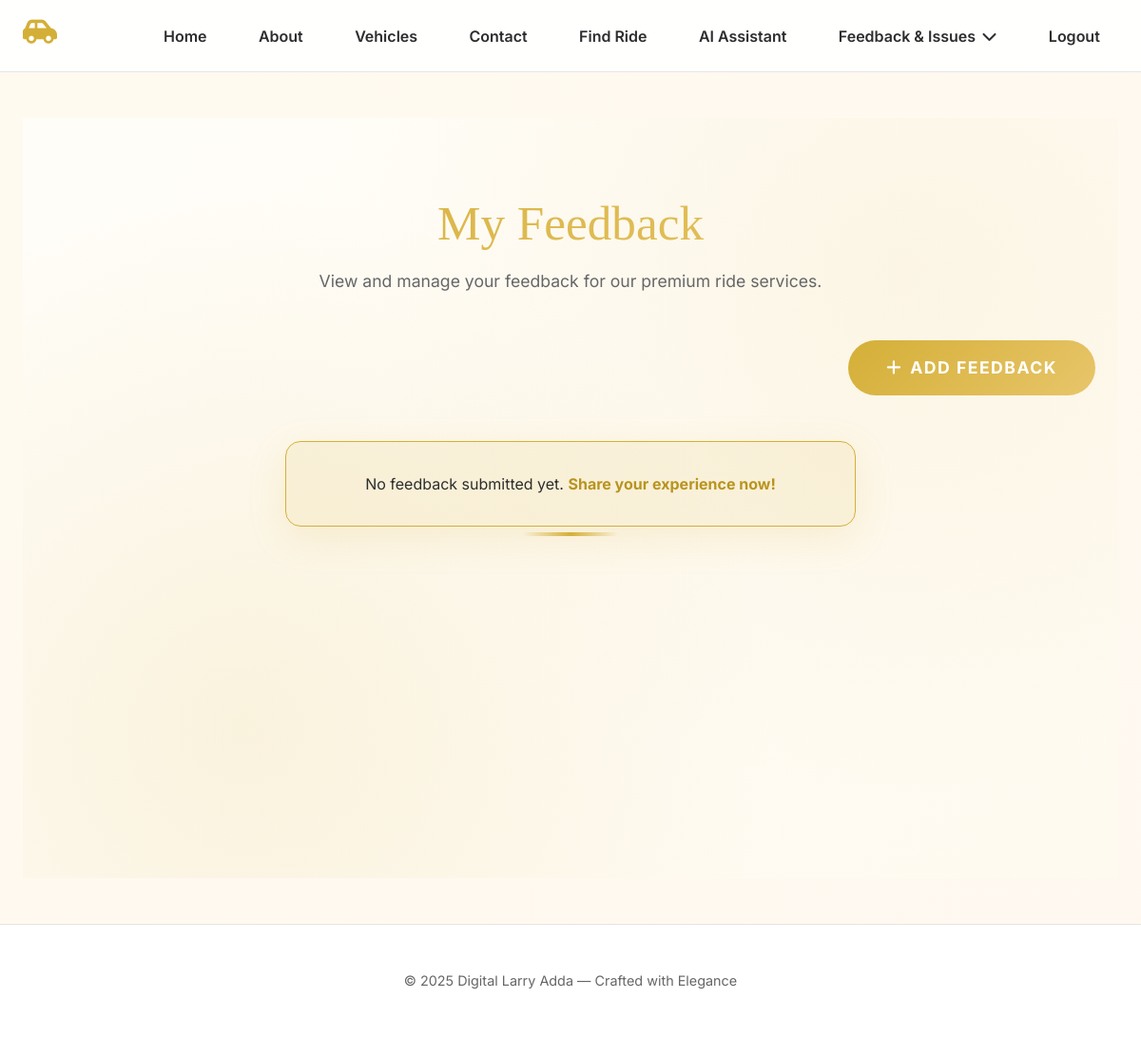
Page /feedbacks/ (signed in) on the earlier database version.
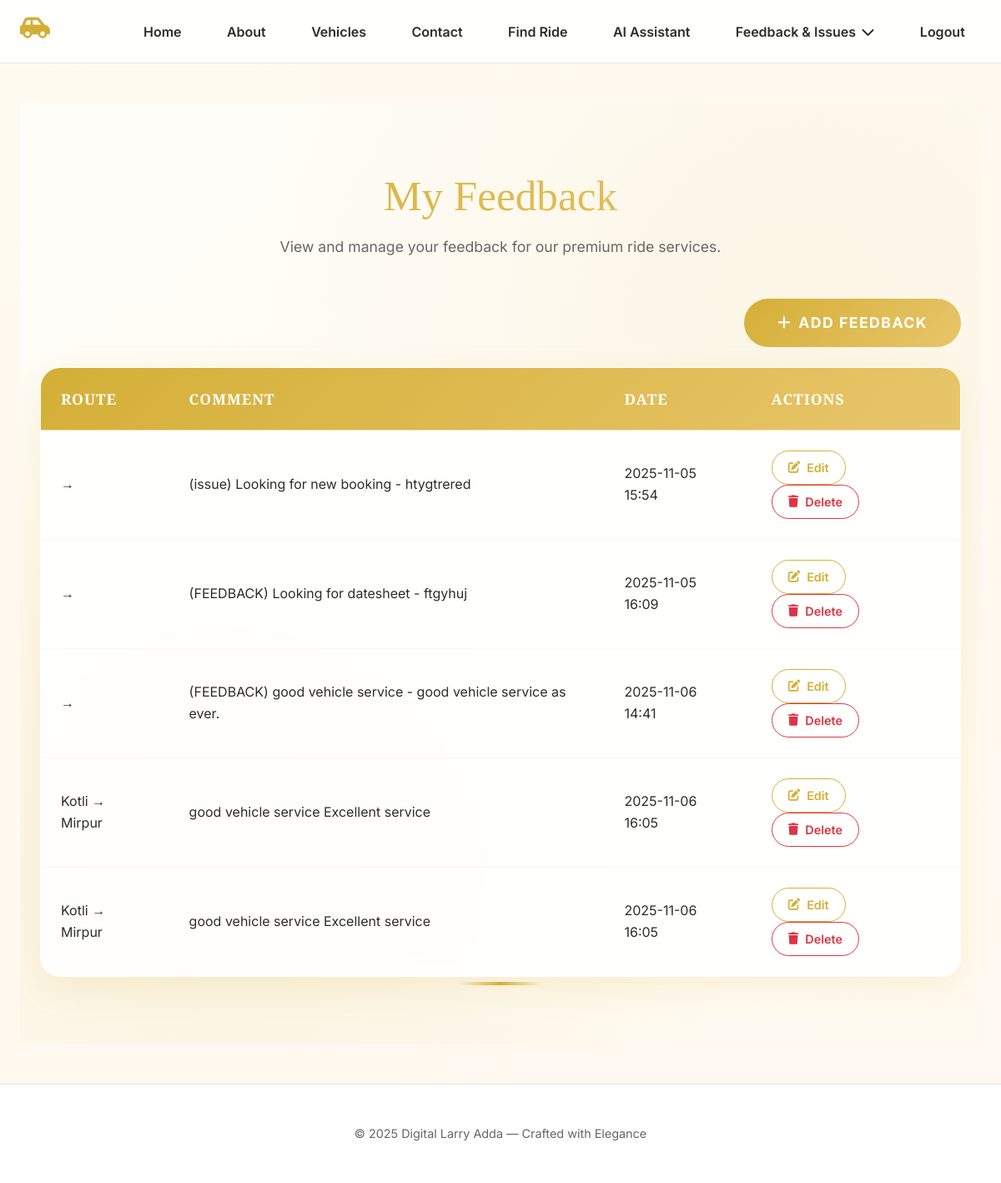
Same page on the later database version.
### main/models.py (models this page shows, shortened)
class Feedback(models.Model):
    user = models.ForeignKey(CustomUser, on_delete=models.CASCADE)
    route = models.ForeignKey(Route, on_delete=models.CASCADE, null=True, blank=True)  # ✅ allow null
    rating = models.IntegerField(
        validators=[MinValueValidator(1), MaxValueValidator(5)],
        help_text="Rate from 1 (poor) to 5 (excellent)"
    )
    comment = models.TextField(max_length=500, blank=True)
    created_at = models.DateTimeField(auto_now_add=True)

class Route(models.Model):
    vehicle = models.ForeignKey(Vehicle, on_delete=models.CASCADE)
    manager = models.ForeignKey(CustomUser, on_delete=models.CASCADE, related_name='managed_routes')
    start_location = models.CharField(max_length=100)
    end_location = models.CharField(max_length=100)
    departure_time = models.DateTimeField()
    arrival_time = models.DateTimeField()
    fare = models.DecimalField(max_digits=10, decimal_places=2)
    vip_seats = models.PositiveIntegerField(default=0)
    std_seats = models.PositiveIntegerField(default=0)
    image = models.ImageField(upload_to='route_images/', null=True, blank=True)

### main/views.py (the view)
# urls.py: path('feedbacks/', views.feedback_list, name='feedback_list'),
@login_required
def feedback_list(request):
    feedbacks = Feedback.objects.filter(user=request.user)
    return render(request, 'feedback/feedback_list.html', {'feedbacks': feedbacks})

### main/templates/feedback/feedback_list.html (shortened to what this page needs)
{% extends 'base.html' %}
{% load static %}
{% block content %}
<section class="feedback-section">
  <div class="feedback-container">
    <div class="section-header">
      <h2>My Feedback</h2>
      <p>View and manage your feedback for our premium ride services.</p>
    </div>
    <div class="d-flex justify-content-end align-items-center mb-4">
      <a href="{% url 'feedback_add' %}" class="btn-golden" aria-label="Add new feedback">
        <i class="fas fa-plus"></i> Add Feedback
      </a>
    </div>
    {% if feedbacks %}
    <table class="feedback-table" role="grid">
      <thead>
        <tr>
          <th scope="col">Route</th>
          <th scope="col">Comment</th>
          <th scope="col">Date</th>
          <th scope="col">Actions</th>
        </tr>
      </thead>
      <tbody>
        {% for f in feedbacks %}
        <tr>
          <td>{{ f.route.start_location }} → {{ f.route.end_location }}</td>
          <td>{{ f.comment }}</td>
          <td>{{ f.created_at|date:"Y-m-d H:i" }}</td>
          <td>
            <a href="{% url 'feedback_edit' f.id %}" class="btn-outline-gold me-2" aria-label="Edit feedback">
              <i class="fas fa-edit"></i> Edit
            </a>
            <form action="{% url 'feedback_delete' f.id %}" method="POST" style="display:inline;">
              <button type="submit" class="btn-outline-danger" aria-label="Delete feedback" onclick="return confirm('Are you sure you want to delete this feedback?')">
                <i class="fas fa-trash"></i> Delete
              </button>
            </form>
          </td>
        </tr>
        {% endfor %}
      </tbody>
    </table>
    {% else %}
    <div class="alert-gold" role="alert">
      No feedback submitted yet. <a href="{% url 'feedback_add' %}" class="alert-link">Share your experience now!</a>
    </div>
    {% endif %}
  </div>
</section>
{% endblock %}

Differences in the rows shown:
added Feedback: comment "(issue) Looking for new booking - htygtrered", created_at "2025-11-05 15:54"
added Feedback: comment "(FEEDBACK) Looking for datesheet - ftgyhuj", created_at "2025-11-05 16:09"
added Feedback: comment "(FEEDBACK) good vehicle service - good vehicle service as ever.", created_at "2025-11-06 14:41"
added Feedback: route.start_location "Kotli", route.end_location "Mirpur", comment "good vehicle service Excellent service", created_at "2025-11-06 16:05"
added Feedback: route.start_location "Kotli", route.end_location "Mirpur", comment "good vehicle service Excellent service", created_at "2025-11-06 16:05"
Other differences:
text no longer shown: "No feedback submitted yet. Share your experience now!"
text now shown: "ROUTE COMMENT DATE ACTIONS"
